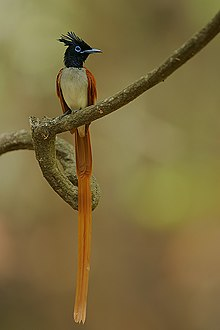
#> input picture Terpsiphone_paradisi_-near_Amaya_Lake,_Dambulla,_Sri_Lanka-8.jpg, 220 x 330 px, found by its file name
$ jupyter execute Lab.ipynb
#> lines starting #> are read from the running program, lines starting #| are printed output that depends on the picture; after the words box and inside, x2 and y2 are one past the last pixel; in counts of white or black regions, pixels touching at a corner belong together
## Lab Program 1: Image Convolution and Edge Detection Using Sobel operation

[cell 1]
import cv2
import matplotlib.pyplot as plt

[cell 2]
image = cv2.imread('C:/Users/bhuva/Desktop/MODULE_2/Terpsiphone_paradisi_-near_Amaya_Lake,_Dambulla,_Sri_Lanka-8.jpg', cv2.IMREAD_GRAYSCALE)
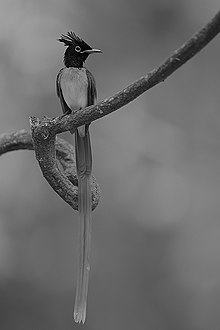
#> image: shape (330, 220); min 0, max 228, mean 108
image

[cell 3]
# Apply Gaussian blur to reduce noise
blurred_image = cv2.GaussianBlur(image, (5, 5), 1.4)
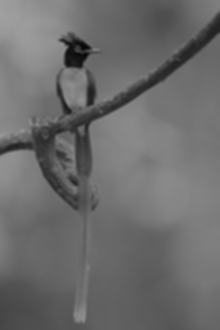
#> blurred_image: shape (330, 220); min 7, max 160, mean 108

# Perform Canny edge detection
edges = cv2.Canny(blurred_image, 100, 200)
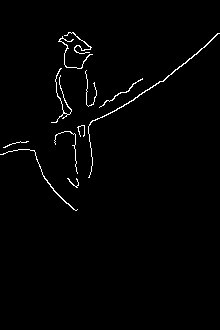
#> edges: shape (330, 220); 1.4% white in thin lines or dots, all inside (x1, y1, x2, y2) = (0, 32, 220, 211)

# Display the original and edge-detected images
plt.figure(figsize=(10, 5))
plt.subplot(1, 2, 1)
plt.title("Original Image")
plt.imshow(image, cmap='gray')
plt.subplot(1, 2, 2)
plt.title("Edge Detected Image")
plt.imshow(edges, cmap='gray')
plt.show()
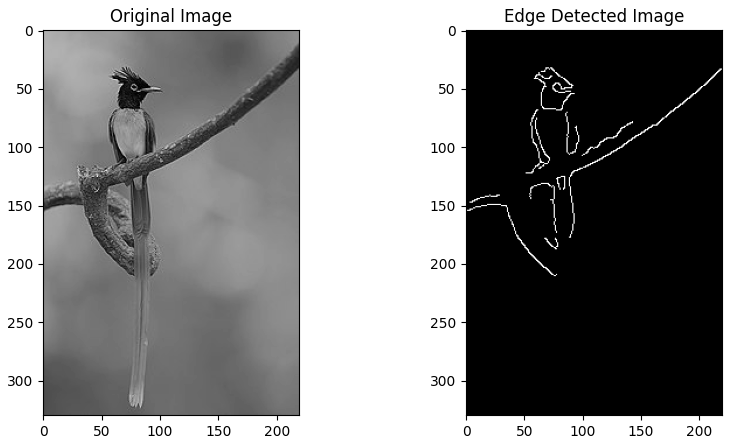
#> figure drawn by matplotlib, 2 panels
